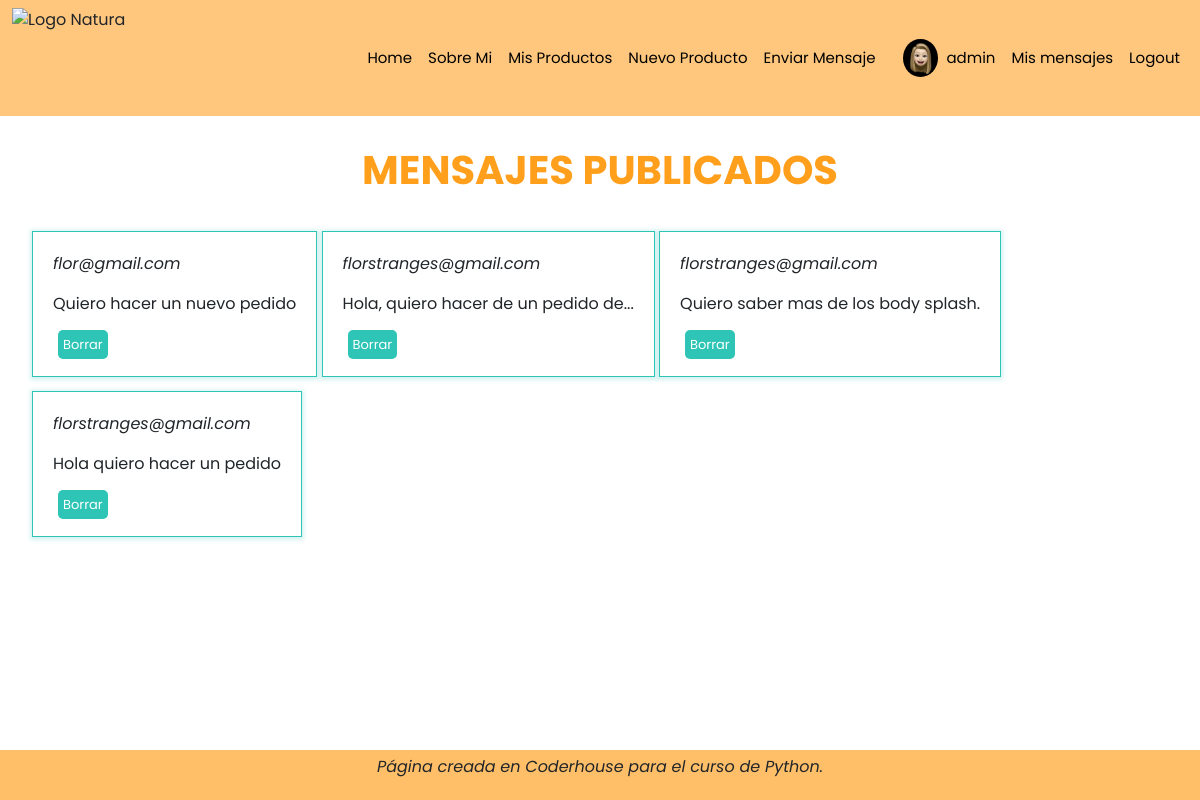
Before: /mensaje/list (signed in) with the older database file.
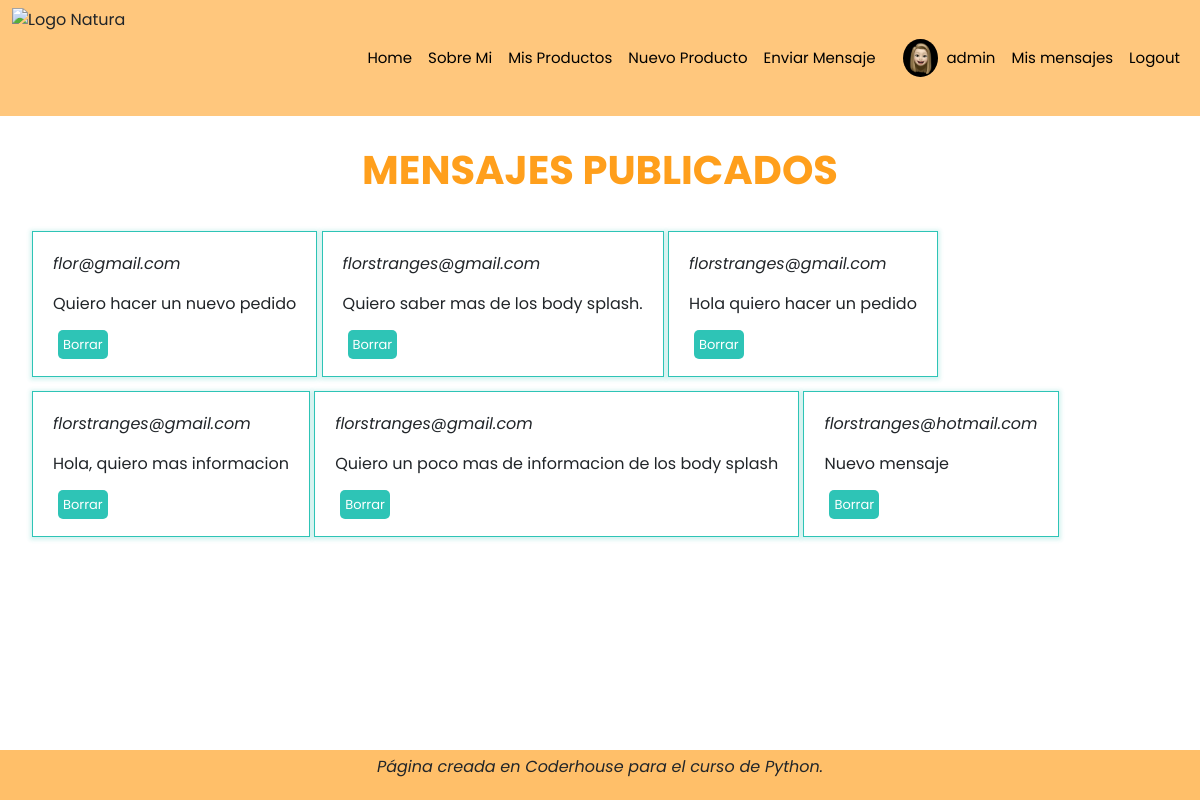
After: the same page with the newer database file.
### natura/models.py (models this page shows)
class Mensaje(models.Model):
    mensaje = models.TextField(max_length=1000)
    email = models.EmailField()
    destinatario = models.ForeignKey(to=User, on_delete=models.CASCADE, related_name='destinatario')

### natura/views.py (the view)
# urls.py: path('mensaje/list', MensajeList.as_view(), name='mensaje-list'),
class MensajeList(LoginRequiredMixin, ListView):
    model = Mensaje
    context_object_name = 'mensaje'
    def get_queryset(self):
        return Mensaje.objects.filter(destinatario=self.request.user.id).all()

### natura/templates/natura/mensaje_list.html (shortened to what this page needs)
{% extends 'natura/base.html' %}
{% load static %}
{% block main %}
<h1>Mensajes publicados</h1>
<ul>
    {% for mensajes in mensaje %}
    <li class="botonPeque mensaje">
        <p><em>{{mensajes.email}} </em></p>
        <p>{{mensajes.mensaje}} </p>
        {% if user.is_authenticated and mensajes.destinatario == user %}
        <a href="{% url 'mensaje-delete' mensajes.id %}"> Borrar </a>
        {% endif %}
    </li>
    {% endfor %}
</ul>
{% endblock %}

Changed rows visible on the page:
removed Mensaje: email "florstranges@gmail.com", mensaje "Hola, quiero hacer de un pedido de...", shows "Borrar"
added Mensaje: email "florstranges@gmail.com", mensaje "Hola, quiero mas informacion", shows "Borrar"
added Mensaje: email "florstranges@gmail.com", mensaje "Quiero un poco mas de informacion de los body splash", shows "Borrar"
added Mensaje: email "florstranges@hotmail.com", mensaje "Nuevo mensaje", shows "Borrar"
